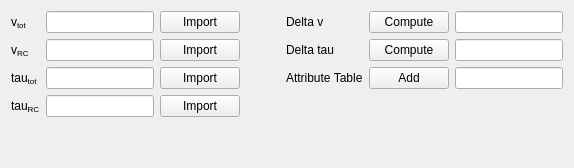
            <widget class="QWidget" name="tab_9">
             <attribute name="title">
              <string>Extra Parameters</string>
             </attribute>
             <layout class="QGridLayout" name="gridLayout_14">
              <item row="0" column="3">
               <spacer name="horizontalSpacer_4">
                <property name="orientation">
                 <enum>Qt::Horizontal</enum>
                </property>
                <property name="sizeHint" stdset="0">
                 <size>
                  <width>40</width>
                  <height>20</height>
                 </size>
                </property>
               </spacer>
              </item>
              <item row="2" column="1">
               <widget class="QLineEdit" name="lineEdit_46"/>
              </item>
              <item row="0" column="9">
               <widget class="QLineEdit" name="lineEdit_45"/>
              </item>
              <item row="3" column="9">
               <widget class="QLineEdit" name="lineEdit_39"/>
              </item>
              <item row="2" column="0">
               <widget class="QLabel" name="label_46">
                <property name="text">
                 <string>&lt;html&gt;&lt;head/&gt;&lt;body&gt;&lt;p&gt;v&lt;span style=&quot; vertical-align:sub;&quot;&gt;RC&lt;/span&gt;&lt;/p&gt;&lt;/body&gt;&lt;/html&gt;</string>
                </property>
               </widget>
              </item>
              <item row="3" column="1">
               <widget class="QLineEdit" name="lineEdit_48"/>
              </item>
              <item row="3" column="0">
               <widget class="QLabel" name="label_52">
                <property name="text">
                 <string>&lt;html&gt;&lt;head/&gt;&lt;body&gt;&lt;p&gt;tau&lt;span style=&quot; vertical-align:sub;&quot;&gt;tot&lt;/span&gt;&lt;/p&gt;&lt;/body&gt;&lt;/html&gt;</string>
                </property>
               </widget>
              </item>
              <item row="0" column="6">
               <widget class="QLabel" name="label_38">
                <property name="text">
                 <string>Delta v</string>
                </property>
               </widget>
              </item>
              <item row="0" column="0">
               <widget class="QLabel" name="label_45">
                <property name="text">
                 <string>&lt;html&gt;&lt;head/&gt;&lt;body&gt;&lt;p&gt;v&lt;span style=&quot; vertical-align:sub;&quot;&gt;tot&lt;/span&gt;&lt;/p&gt;&lt;/body&gt;&lt;/html&gt;</string>
                </property>
               </widget>
              </item>
              <item row="2" column="2">
               <widget class="QPushButton" name="pushButton_32">
                <property name="text">
                 <string>Import</string>
                </property>
               </widget>
              </item>
              <item row="2" column="9">
               <widget class="QLineEdit" name="lineEdit_47"/>
              </item>
              <item row="0" column="2">
               <widget class="QPushButton" name="pushButton_30">
                <property name="text">
                 <string>Import</string>
                </property>
               </widget>
              </item>
              <item row="3" column="2">
               <widget class="QPushButton" name="pushButton_40">
                <property name="text">
                 <string>Import</string>
                </property>
               </widget>
              </item>
              <item row="2" column="7">
               <widget class="QPushButton" name="pushButton_39">
                <property name="text">
                 <string>Compute</string>
                </property>
               </widget>
              </item>
              <item row="0" column="1">
               <widget class="QLineEdit" name="lineEdit_40"/>
              </item>
              <item row="3" column="6">
               <widget class="QLabel" name="label_51">
                <property name="text">
                 <string>Attribute Table</string>
                </property>
               </widget>
              </item>
              <item row="5" column="1">
               <spacer name="verticalSpacer_10">
                <property name="orientation">
                 <enum>Qt::Vertical</enum>
                </property>
                <property name="sizeHint" stdset="0">
                 <size>
                  <width>20</width>
                  <height>40</height>
                 </size>
                </property>
               </spacer>
              </item>
              <item row="4" column="2">
               <widget class="QPushButton" name="pushButton_41">
                <property name="text">
                 <string>Import</string>
                </property>
               </widget>
              </item>
              <item row="4" column="1">
               <widget class="QLineEdit" name="lineEdit_50"/>
              </item>
              <item row="2" column="6">
               <widget class="QLabel" name="label_89">
                <property name="text">
                 <string>Delta tau</string>
                </property>
               </widget>
              </item>
              <item row="4" column="0">
               <widget class="QLabel" name="label_84">
                <property name="text">
                 <string>&lt;html&gt;&lt;head/&gt;&lt;body&gt;&lt;p&gt;tau&lt;span style=&quot; vertical-align:sub;&quot;&gt;RC&lt;/span&gt;&lt;/p&gt;&lt;/body&gt;&lt;/html&gt;</string>
                </property>
               </widget>
              </item>
              <item row="0" column="7">
               <widget class="QPushButton" name="pushButton_31">
                <property name="text">
                 <string>Compute</string>
                </property>
               </widget>
              </item>
              <item row="3" column="7">
               <widget class="QPushButton" name="pushButton_33">
                <property name="text">
                 <string>Add</string>
                </property>
               </widget>
              </item>
             </layout>
            </widget>
